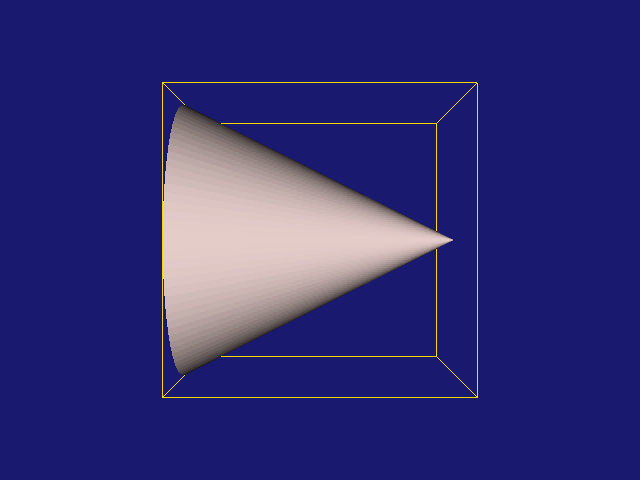

This figure's Python source:
#!/usr/bin/env python

# Display a cone with an axis-aligned bounding-box outline using vtkOutlineFilter.

# Factory overrides: importing these modules registers the OpenGL rendering
# and interaction style implementations for vtkRenderingCore factory classes.
import vtkmodules.vtkInteractionStyle  # noqa: F401
import vtkmodules.vtkRenderingOpenGL2  # noqa: F401
# VTK pipeline classes used in this example
from vtkmodules.vtkFiltersModeling import vtkOutlineFilter
from vtkmodules.vtkFiltersSources import vtkConeSource
from vtkmodules.vtkRenderingCore import (
    vtkActor,
    vtkPolyDataMapper,
    vtkRenderWindow,
    vtkRenderWindowInteractor,
    vtkRenderer,
)

# Colors (normalized RGB)
misty_rose_rgb = (1.000, 0.894, 0.882)
gold_rgb = (1.000, 0.843, 0.000)
midnight_blue_rgb = (0.098, 0.098, 0.439)

# Source: high-resolution cone
cone_source = vtkConeSource()
cone_source.SetCenter(0, 0, 0)
cone_source.SetResolution(100)

# Mapper & Actor: map cone surface to graphics primitives
cone_mapper = vtkPolyDataMapper()
cone_mapper.SetInputConnection(cone_source.GetOutputPort())

cone_actor = vtkActor()
cone_actor.SetMapper(cone_mapper)
cone_actor.GetProperty().SetColor(misty_rose_rgb)

# Filter: bounding-box outline
outline = vtkOutlineFilter()
outline.SetInputConnection(cone_source.GetOutputPort())

# Mapper & Actor: map outline wireframe to graphics primitives
outline_mapper = vtkPolyDataMapper()
outline_mapper.SetInputConnection(outline.GetOutputPort())

outline_actor = vtkActor()
outline_actor.SetMapper(outline_mapper)
outline_actor.GetProperty().SetColor(gold_rgb)

# Renderer: assemble the scene
renderer = vtkRenderer()
renderer.AddActor(cone_actor)
renderer.AddActor(outline_actor)
renderer.SetBackground(midnight_blue_rgb)

# Window: display the rendered scene
render_window = vtkRenderWindow()
render_window.AddRenderer(renderer)
render_window.SetWindowName("outline")
render_window.SetMultiSamples(0)
render_window.SetSize(640, 480)

# Interactor: handle mouse and keyboard events
render_window_interactor = vtkRenderWindowInteractor()
render_window_interactor.SetRenderWindow(render_window)

# Launch the interactive visualization
render_window.Render()
render_window_interactor.Start()
